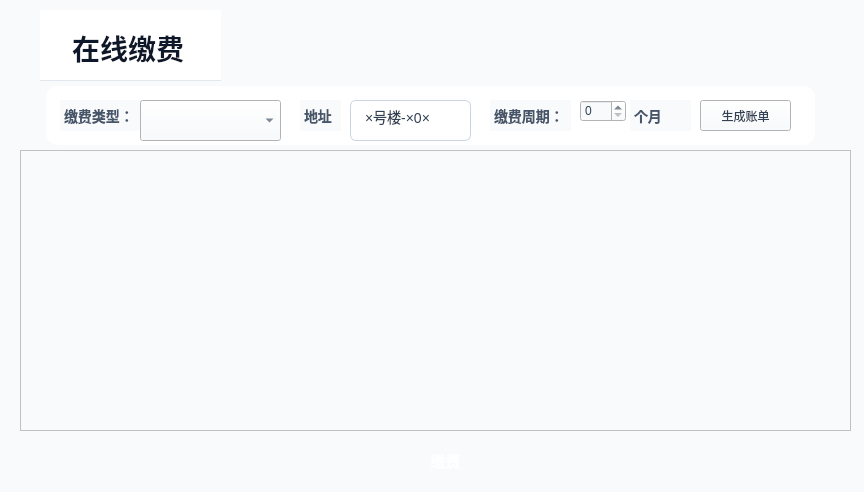
<?xml version="1.0" encoding="UTF-8"?>
<ui version="4.0">
 <class>Bill</class>
 <widget class="QWidget" name="Bill">
  <property name="geometry">
   <rect>
    <x>0</x>
    <y>0</y>
    <width>864</width>
    <height>492</height>
   </rect>
  </property>
  <property name="windowTitle">
   <string>账单查询</string>
  </property>
  <property name="styleSheet">
   <string notr="true">/* 全局样式 */
QWidget {
    font-family: &quot;Inter&quot;, &quot;Microsoft YaHei&quot;, sans-serif;
    color: #334155;
    background-color: #f8fafc;
}

/* 标题区域 */
QLabel#label {
    font-size: 28px;
    font-weight: 700;
    color: #0f172a;
    padding: 20px 0 15px 24px;
    background-color: #ffffff;
    border-bottom: 1px solid #e2e8f0;
    text-shadow: 0 1px 2px rgba(0, 0, 0, 0.1);
}

/* 搜索区域卡片 */
QWidget#searchCard {
    background-color: #ffffff;
    border-radius: 12px;
    padding: 16px;
    margin: 16px;
    box-shadow: 0 4px 6px -1px rgba(0, 0, 0, 0.1), 0 2px 4px -1px rgba(0, 0, 0, 0.06);
}

/* 标签样式 */
QLabel {
    font-size: 14px;
    font-weight: 500;
    color: #475569;
    padding-right: 8px;
}

/* 输入框 */
QLineEdit {
    border: 1px solid #cbd5e1;
    border-radius: 6px;
    padding: 8px 12px;
    font-size: 14px;
    background-color: #ffffff;
    transition: all 0.2s ease;
}
QLineEdit:focus {
    border-color: #3b82f6;
    box-shadow: 0 0 0 3px rgba(59, 130, 246, 0.3);
    outline: none;
}

/* 查询按钮 */
QPushButton#queryButton {
    background: linear-gradient(135deg, #3b82f6, #2563eb);
    color: #ffffff;
    border: none;
    border-radius: 6px;
    padding: 9px 20px;
    font-size: 14px;
    font-weight: 600;
    transition: all 0.2s ease;
}
QPushButton#queryButton:hover {
    background: linear-gradient(135deg, #2563eb, #1d4ed8);
    transform: translateY(-1px);
    box-shadow: 0 4px 6px -1px rgba(59, 130, 246, 0.4);
}
QPushButton#queryButton:pressed {
    transform: translateY(0);
    box-shadow: 0 2px 4px -1px rgba(59, 130, 246, 0.4);
}

/* 表格卡片 */
QWidget#tableView {
    background-color: #ffffff;
    border-radius: 12px;
    margin: 16px;
    box-shadow: 0 4px 6px -1px rgba(0, 0, 0, 0.1), 0 2px 4px -1px rgba(0, 0, 0, 0.06);
}

/* 表格样式 */
QTableWidget {
    border: none;
    background-color: #ffffff;
    gridline-color: #e2e8f0;
    selection-background-color: #dbeafe;
    selection-color: #0f172a;
}
QTableWidget::item {
    padding: 10px 12px;
    border-bottom: 1px solid #e2e8f0;
}
QHeaderView::section {
    background-color: #f1f5f9;
    color: #334155;
    border: none;
    border-bottom: 2px solid #e2e8f0;
    padding: 10px 12px;
    font-weight: 600;
    text-align: left;
}

/* 状态列（假设是第5列） */
QTableWidget::item:nth-child(5) {
    color: #10b981; /* 薄荷绿 */
}

/* 生成发票按钮 */
QPushButton#payButton {
    background: linear-gradient(135deg, #10b981, #059669);
    color: #ffffff;
    border: none;
    border-radius: 6px;
    padding: 10px 24px;
    font-size: 15px;
    font-weight: 600;
    transition: all 0.2s ease;
}
QPushButton#payButton:hover {
    background: linear-gradient(135deg, #059669, #047857);
    transform: translateY(-1px);
    box-shadow: 0 4px 6px -1px rgba(16, 185, 129, 0.4);
}
QPushButton#payButton:pressed {
    transform: translateY(0);
    box-shadow: 0 2px 4px -1px rgba(16, 185, 129, 0.4);
}

/* 滚动条美化 */
QScrollBar:vertical {
    width: 8px;
    background: #f1f5f9;
    margin: 0;
    border-radius: 4px;
}
QScrollBar::handle:vertical {
    background: #94a3b8;
    border-radius: 4px;
}
QScrollBar::handle:vertical:hover {
    background: #64748b;
}
QScrollBar::add-line:vertical,
QScrollBar::sub-line:vertical {
    height: 0;
}

/* 底部区域 */
QWidget#bottomWidget {
    background-color: #f8fafc;
    border-top: 1px solid #e2e8f0;
    padding: 16px;
}</string>
  </property>
  <widget class="QPushButton" name="payButton">
   <property name="geometry">
    <rect>
     <x>350</x>
     <y>440</y>
     <width>191</width>
     <height>41</height>
    </rect>
   </property>
   <property name="font">
    <font>
     <family>Inter,Microsoft YaHei,sans-serif</family>
     <pointsize>11</pointsize>
    </font>
   </property>
   <property name="text">
    <string>缴费</string>
   </property>
  </widget>
  <widget class="QWidget" name="searchCard" native="true">
   <property name="geometry">
    <rect>
     <x>30</x>
     <y>70</y>
     <width>801</width>
     <height>91</height>
    </rect>
   </property>
   <widget class="QLabel" name="label_3">
    <property name="geometry">
     <rect>
      <x>30</x>
      <y>30</y>
      <width>81</width>
      <height>31</height>
     </rect>
    </property>
    <property name="text">
     <string>缴费类型：</string>
    </property>
   </widget>
   <widget class="QComboBox" name="paymentTypeComboBox">
    <property name="geometry">
     <rect>
      <x>110</x>
      <y>30</y>
      <width>141</width>
      <height>41</height>
     </rect>
    </property>
   </widget>
   <widget class="QSpinBox" name="paymentPeriodSpinBox">
    <property name="geometry">
     <rect>
      <x>550</x>
      <y>30</y>
      <width>46</width>
      <height>22</height>
     </rect>
    </property>
   </widget>
   <widget class="QLabel" name="label_4">
    <property name="geometry">
     <rect>
      <x>460</x>
      <y>30</y>
      <width>81</width>
      <height>31</height>
     </rect>
    </property>
    <property name="text">
     <string>缴费周期：</string>
    </property>
   </widget>
   <widget class="QLabel" name="label_5">
    <property name="geometry">
     <rect>
      <x>600</x>
      <y>30</y>
      <width>61</width>
      <height>31</height>
     </rect>
    </property>
    <property name="text">
     <string>个月</string>
    </property>
   </widget>
   <widget class="QLabel" name="label_2">
    <property name="geometry">
     <rect>
      <x>270</x>
      <y>30</y>
      <width>41</width>
      <height>31</height>
     </rect>
    </property>
    <property name="font">
     <font>
      <family>Inter,Microsoft YaHei,sans-serif</family>
      <pointsize>-1</pointsize>
      <weight>62</weight>
      <bold>true</bold>
     </font>
    </property>
    <property name="text">
     <string>地址：</string>
    </property>
   </widget>
   <widget class="QLineEdit" name="addressLineEdit">
    <property name="geometry">
     <rect>
      <x>320</x>
      <y>30</y>
      <width>121</width>
      <height>41</height>
     </rect>
    </property>
    <property name="text">
     <string>×号楼-×0×</string>
    </property>
   </widget>
   <widget class="QPushButton" name="generateBillButton">
    <property name="geometry">
     <rect>
      <x>670</x>
      <y>30</y>
      <width>91</width>
      <height>31</height>
     </rect>
    </property>
    <property name="text">
     <string>生成账单</string>
    </property>
   </widget>
  </widget>
  <widget class="QLabel" name="label">
   <property name="geometry">
    <rect>
     <x>40</x>
     <y>10</y>
     <width>181</width>
     <height>71</height>
    </rect>
   </property>
   <property name="font">
    <font>
     <family>Inter,Microsoft YaHei,sans-serif</family>
     <pointsize>-1</pointsize>
     <weight>87</weight>
     <bold>true</bold>
    </font>
   </property>
   <property name="text">
    <string>在线缴费</string>
   </property>
  </widget>
  <widget class="QTableView" name="paymentTableView">
   <property name="geometry">
    <rect>
     <x>20</x>
     <y>150</y>
     <width>831</width>
     <height>281</height>
    </rect>
   </property>
  </widget>
  <widget class="QLabel" name="payableAmountLabel">
   <property name="geometry">
    <rect>
     <x>270</x>
     <y>40</y>
     <width>141</width>
     <height>41</height>
    </rect>
   </property>
   <property name="text">
    <string/>
   </property>
  </widget>
  <zorder>searchCard</zorder>
  <zorder>payButton</zorder>
  <zorder>label</zorder>
  <zorder>paymentTableView</zorder>
  <zorder>payableAmountLabel</zorder>
 </widget>
 <resources/>
 <connections/>
</ui>
